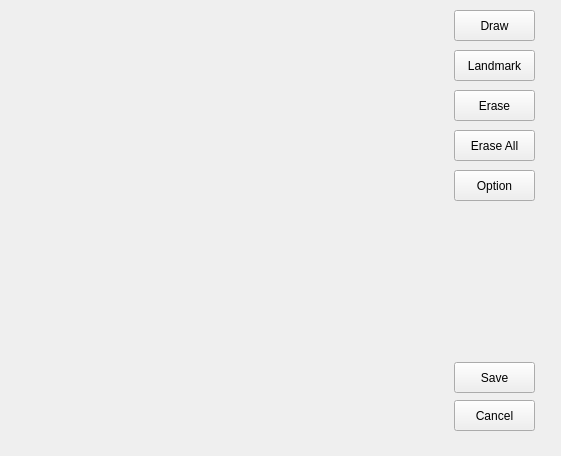
<?xml version="1.0" encoding="UTF-8"?>
<ui version="4.0">
 <class>MapGenerator</class>
 <widget class="QWidget" name="MapGenerator">
  <property name="geometry">
   <rect>
    <x>0</x>
    <y>0</y>
    <width>561</width>
    <height>456</height>
   </rect>
  </property>
  <property name="windowTitle">
   <string>Map Maker</string>
  </property>
  <property name="windowIcon">
   <iconset>
    <normaloff>../icons/map.png</normaloff>../icons/map.png</iconset>
  </property>
  <widget class="QPushButton" name="drawBtn">
   <property name="geometry">
    <rect>
     <x>454</x>
     <y>10</y>
     <width>81</width>
     <height>31</height>
    </rect>
   </property>
   <property name="text">
    <string>Draw</string>
   </property>
   <property name="icon">
    <iconset>
     <normaloff>../icons/marker.png</normaloff>../icons/marker.png</iconset>
   </property>
  </widget>
  <widget class="QPushButton" name="EraseBtn">
   <property name="geometry">
    <rect>
     <x>454</x>
     <y>90</y>
     <width>81</width>
     <height>31</height>
    </rect>
   </property>
   <property name="text">
    <string>Erase</string>
   </property>
   <property name="icon">
    <iconset>
     <normaloff>../icons/eraser.png</normaloff>../icons/eraser.png</iconset>
   </property>
  </widget>
  <widget class="QPushButton" name="ClearBtn">
   <property name="geometry">
    <rect>
     <x>454</x>
     <y>130</y>
     <width>81</width>
     <height>31</height>
    </rect>
   </property>
   <property name="text">
    <string>Erase All</string>
   </property>
   <property name="icon">
    <iconset>
     <normaloff>../icons/broom.png</normaloff>../icons/broom.png</iconset>
   </property>
  </widget>
  <widget class="QPushButton" name="saveBtn">
   <property name="geometry">
    <rect>
     <x>454</x>
     <y>362</y>
     <width>81</width>
     <height>31</height>
    </rect>
   </property>
   <property name="text">
    <string>Save</string>
   </property>
   <property name="icon">
    <iconset>
     <normaloff>../icons/save.png</normaloff>../icons/save.png</iconset>
   </property>
  </widget>
  <widget class="QPushButton" name="cancelBtn">
   <property name="geometry">
    <rect>
     <x>454</x>
     <y>400</y>
     <width>81</width>
     <height>31</height>
    </rect>
   </property>
   <property name="text">
    <string>Cancel</string>
   </property>
   <property name="icon">
    <iconset>
     <normaloff>../icons/cross-mark.png</normaloff>../icons/cross-mark.png</iconset>
   </property>
  </widget>
  <widget class="QWidget" name="drawArea" native="true">
   <property name="geometry">
    <rect>
     <x>9</x>
     <y>9</y>
     <width>420</width>
     <height>420</height>
    </rect>
   </property>
  </widget>
  <widget class="QPushButton" name="addLandmarkBtn">
   <property name="geometry">
    <rect>
     <x>454</x>
     <y>50</y>
     <width>81</width>
     <height>31</height>
    </rect>
   </property>
   <property name="text">
    <string>Landmark</string>
   </property>
   <property name="icon">
    <iconset>
     <normaloff>../icons/destination.png</normaloff>../icons/destination.png</iconset>
   </property>
  </widget>
  <widget class="QPushButton" name="OptionBtn">
   <property name="geometry">
    <rect>
     <x>454</x>
     <y>170</y>
     <width>81</width>
     <height>31</height>
    </rect>
   </property>
   <property name="text">
    <string>Option</string>
   </property>
   <property name="icon">
    <iconset>
     <normaloff>../icons/cogwheel.png</normaloff>../icons/cogwheel.png</iconset>
   </property>
  </widget>
 </widget>
 <resources/>
 <connections/>
</ui>
